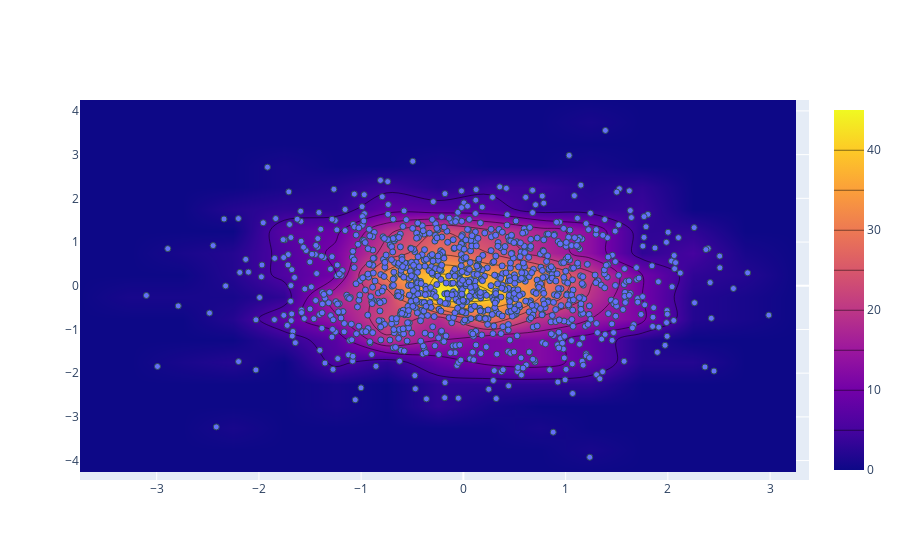

The notebook cell saved with this chart:
### Code cell
import plotly.graph_objs as go
import numpy as np

N=1000
x = np.random.randn(N)
y = np.random.randn(N)
fig = go.Figure()
fig.add_trace(
    go.Scatter(
        x = x,
        y = y,
        mode = 'markers',
        marker = dict(
            line = dict(
                width = 1,
                color = 'DarkSlateGrey')
        )
    )
)
fig.add_trace(
   go.Histogram2dContour(x=x, y=y, contours=dict(coloring='heatmap'))
)

#fig.update_layout(title_text = 'SVG')
fig.update_layout()

fig.show()

### Figure 1 — Plotly figure (JSON) as saved in the notebook; plotly's stock layout.template omitted (floating-point values rounded to 4 significant figures; data arrays with more than 128 entries replaced by an {"elided": "..."} marker saying what was removed)
{"data": [{"marker": {"line": {"color": "DarkSlateGrey", "width": 1}}, "mode": "markers", "type": "scatter", "x": {"elided": "1000 float values"}, "y": {"elided": "1000 float values"}}, {"contours": {"coloring": "heatmap"}, "type": "histogram2dcontour", "x": {"elided": "1000 float values"}, "y": {"elided": "1000 float values"}}], "layout": {}}
